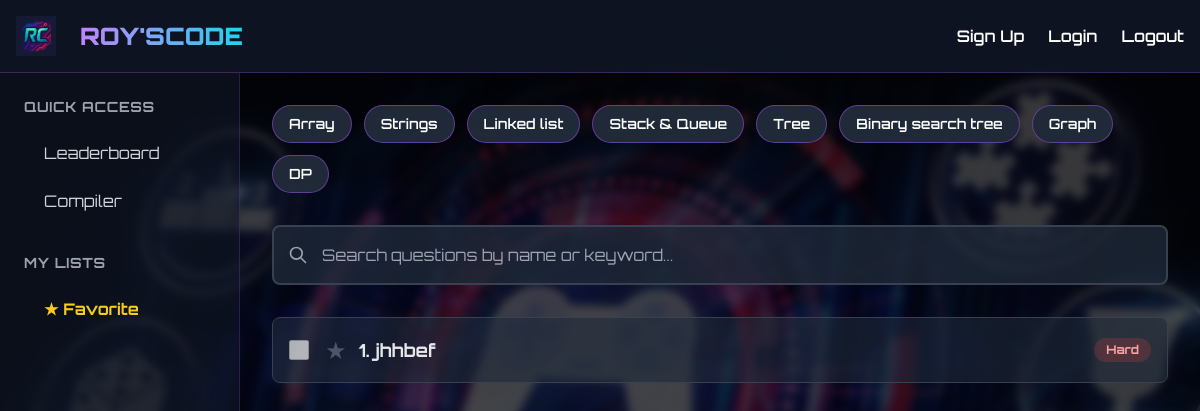
Screenshot of /dashboard/?topic=3 with the database file from the repository.
### dashboard/models.py (models this page shows, shortened)
class Topic(models.Model):
    name = models.CharField(max_length=100)

class Question(models.Model):
    title = models.CharField(max_length=255)
    topic = models.ForeignKey(Topic, on_delete=models.CASCADE, related_name='questions')
    difficulty = models.CharField(max_length=10, choices=[("Easy", "Easy"), ("Med.", "Medium"), ("Hard", "Hard")])
    is_active = models.BooleanField(default=True)

### dashboard/views.py (the view, shortened to what this page needs)
# urls.py: path('dashboard/', include('dashboard.urls')),
def dashboard(request):
    topics = Topic.objects.all()
    search_query = request.GET.get("search", "")
    selected_topic_id_str = request.GET.get("topic")
    questions = Question.objects.filter(is_active=True)
    active_topic_id = None
    if search_query:
        questions = questions.filter(
            Q(title__icontains=search_query)
        )
    elif selected_topic_id_str and selected_topic_id_str.isdigit():
        active_topic_id = int(selected_topic_id_str)
        questions = questions.filter(topic_id=active_topic_id)
    if request.user.is_authenticated:
        solved_question_ids = set(UserSolvedQuestion.objects.filter(user=request.user).values_list('question_id', flat=True))
        favorited_question_ids = set(UserSolvedQuestion.objects.filter(user=request.user, is_favorite=True).values_list('question_id', flat=True))
    else:
        solved_question_ids = set()
        favorited_question_ids = set()
    context = {
        "topics": topics,
        "questions": questions,
        "selected_topic_id": active_topic_id,
        "solved_question_ids": solved_question_ids,
        "favorited_question_ids": favorited_question_ids,
        "search_query": search_query,
    }
    return render(request, "dashboard.html", context)

### dashboard/templates/dashboard.html (shortened to what this page needs)
{% load static %}
<!DOCTYPE html>
<html lang="en">
<head>
  <script src="https://cdn.tailwindcss.com"></script>
</head>
<body class="text-white">
  <div class="min-h-screen bg-black/70 backdrop-blur-sm">
    <nav class="flex justify-between items-center p-4 bg-gray-900/80 border-b border-purple-500/30 shadow-lg">
      <div class="flex items-center space-x-6">
        <img src="{% static 'images/RC.png' %}" alt="Roy'sCode Logo" class="h-10 w-10 animate-pulse">
        <div class="text-2xl font-black uppercase text-transparent bg-clip-text bg-gradient-to-r from-purple-400 to-cyan-400">Roy'sCode</div>
      </div>
      <div class="flex items-center space-x-6">
        <a href="/auth/register" class="font-semibold hover:text-cyan-400 transition-colors">Sign Up</a>
        <a href="/auth/login" class="font-semibold hover:text-cyan-400 transition-colors">Login</a>
        <a href="/auth/logout" class="font-semibold hover:text-cyan-400 transition-colors">Logout</a>
      </div>
    </nav>
    <div class="flex">
      <aside class="w-1/5 bg-gray-900/60 h-[calc(100vh-68px)] p-6 border-r border-purple-500/20">
        <h2 class="font-bold text-sm uppercase text-gray-400 mb-4 tracking-wider">Quick Access</h2>
        <ul class="space-y-2">
          <li><a href="{% url 'leaderboard' %}" class="flex items-center gap-3 px-4 py-2 rounded-lg text-gray-300 border-l-4 border-transparent hover:border-cyan-400 hover:bg-gray-700/50 transition-all">Leaderboard</a></li>
          <li><a href="/compile" class="flex items-center gap-3 px-4 py-2 rounded-lg text-gray-300 border-l-4 border-transparent hover:border-cyan-400 hover:bg-gray-700/50 transition-all">Compiler</a></li>
        </ul>
        <h2 class="font-bold text-sm uppercase text-gray-400 mt-8 mb-4 tracking-wider">My Lists</h2>
        <ul>
          <li class="mb-2"><a href="{% url 'favorite_list' %}" class="flex items-center gap-3 px-4 py-2 rounded-lg font-bold text-yellow-400 border-l-4 border-transparent hover:border-yellow-400 hover:bg-gray-700/50 transition-all">★ Favorite</a></li>
        </ul>
      </aside>
      <main class="w-4/5 p-8 overflow-y-auto h-[calc(100vh-68px)]">
        <div class="flex flex-wrap gap-3 mb-8">
            {% for topic in topics %}
                <a href="?topic={{ topic.id }}" class="px-4 py-2 text-sm font-semibold bg-gray-800 border border-purple-500/50 rounded-full hover:bg-purple-500/20 hover:text-purple-300 hover:border-purple-400 transition-all">
                    {{ topic.name }}
                </a>
            {% endfor %}
        </div>
        <form method="GET" action="{% url 'dashboard' %}" class="mb-8 relative">
            <div class="absolute inset-y-0 left-0 pl-4 flex items-center pointer-events-none">
                <svg class="w-5 h-5 text-gray-400" xmlns="http://www.w3.org/2000/svg" fill="none" viewBox="0 0 24 24" stroke="currentColor"><path stroke-linecap="round" stroke-linejoin="round" stroke-width="2" d="M21 21l-6-6m2-5a7 7 0 11-14 0 7 7 0 0114 0z"></path></svg>
            </div>
            <input
                type="text"
                name="search"
                value="{{ search_query|default:'' }}"
                placeholder="Search questions by name or keyword..."
                class="w-full p-4 pl-12 bg-gray-800/80 border-2 border-gray-700 rounded-lg focus:outline-none focus:ring-2 focus:ring-purple-500 focus:border-purple-500 transition-all"
            />
        </form>
        <div class="space-y-3">
          {% for question in questions %}
            <div class="flex items-center justify-between p-4 bg-gray-800/60 hover:bg-gray-700/80 border border-gray-700 hover:border-purple-500 rounded-lg transition-all transform hover:scale-[1.02]">
              <div class="flex items-center space-x-4">
                <input
                  type="checkbox"
                  class="h-5 w-5 bg-gray-900 border-gray-600 rounded text-purple-500 focus:ring-purple-600"
                  disabled
>
                <div class="flex items-center space-x-3">
                    <a href="{% url 'toggle_favorite' question.id %}" title="Toggle Favorite">
                        <span class="text-2xl transition-transform transform hover:scale-125
                            {% if question.id in favorited_question_ids %}
                                text-yellow-400
                            {% else %}
                                text-gray-600 hover:text-yellow-300
                            {% endif %}
                        ">★</span>
                    </a>
                    <a href="{% url 'problem_detail' question.id %}" class="text-lg font-bold text-gray-200 hover:text-purple-400 transition-colors">{{ forloop.counter }}. {{ question.title }}</a>
                </div>
              </div>
              <span class="px-3 py-1 text-xs font-bold rounded-full
                {% if question.difficulty == 'Easy' %} bg-green-500/20 text-green-300
                {% elif question.difficulty == 'Medium' %} bg-yellow-500/20 text-yellow-300
                {% else %} bg-red-500/20 text-red-300 {% endif %}">
                {{ question.difficulty }}
              </span>
            </div>
          {% endfor %}
        </div>
      </main>
    </div>
  </div>
</body>
</html>

### rows the page displays
Topic: name "Array"
Topic: name "Strings"
Topic: name "Linked list"
Topic: name "Stack & Queue"
Topic: name "Tree"
Topic: name "Binary search tree"
Topic: name "Graph"
Topic: name "DP"
Question: title "jhhbef", difficulty "Hard"
